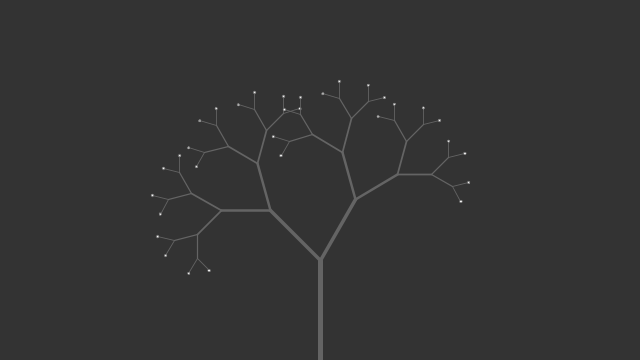
Frame 1 (no input)
Frame 60 (the mouse pressed at the canvas centre just before this capture): identical to frame 1, image omitted
Frame 120 (the mouse held since frame 60 and released just before this capture): identical to frame 1, image omitted

The Processing sketch that drew this single still picture (run headless with seeded random() and noise(); from frame 60 on, the mouse is pressed at the canvas centre):

// Processing sketch: fractal_tree
// ── fractal_tree.pde
void setup() {
    size(640, 360); 
}

void draw() {
    background(51); 
    fill(255, 204);
    
    // move the origin to the bottom center
    translate(width * 0.5, height);
    
    //draw white lines
    stroke(100);
    strokeWeight(5);
    
    //draw a tree with the specified recursion depth
    drawTree(12);
}

// draws a tree recursively with the specified recursion depth
void drawTree(int depth) {
    
    if (depth == 0) {
        // if the recursion depth is zero we stop going deeper and only draw a leaf
        drawLeaf();
    } else {
        // if the recursion depth is not zero we draw a branch and recurse deeper
        drawTrunkWithTrees(depth - 1);
    }
}

void drawLeaf() {
    circle(0, 0, 20);
}

void drawTrunkWithTrees(int depth) {
    float trunkLength = 100;
    float leftSubTreeAngle = radians(45.0);
    float rightSubTreeAngle = radians(30.0);
    float scaleDownFactor = 0.7;
    
    // draw the trunk as a line (negative y coordinate so the tree points up)
    line(0, 0, 0, - trunkLength);
    
    // save the current transformation so we can get back to it later
    pushMatrix();
    
    // move the origin to the end of the trunk
    translate(0, - trunkLength);
    
    // scale down so the subtree trunks get a bit shorter than the original
    scale(scaleDownFactor);
    
    // origin is now at the end of the trunk. save this transformation so we can come back when drawing the second subtree
    pushMatrix();
    
    // rotate to the left for the left subtree
    rotate(- leftSubTreeAngle);
    
    // draw the left subtree with one less depth
    drawTree(depth - 1);
    
    // rotate back to the initial orientation and save that transformation again
    popMatrix();
    pushMatrix();
    
    // rotate to the right for the right subtree
    rotate(rightSubTreeAngle);
    
    // draw the right subtree with one less depth
    drawTree(depth - 1);
    
    // rotate back to the initial orientation
    popMatrix();
    
    // move back to the base of the trunk
    popMatrix();
}
